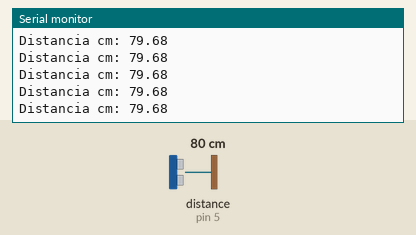
Recording of a sketch running on a simulated Arduino Uno, built with avr-gcc and run on an emulated ATmega328P. On the bench: the last lines printed to the serial monitor. Wiring (inferred from the names in the program): ultrasonic range finder: trigger pin 4; echo pin 5. The test bench sets the inputs (shaded band); at power-on: distance to the obstacle (sensor on pin 5) 80 cm. The echo pulse lasts 58.3 µs per cm.

Above: at 1.2 s.
1.3 s: distance to the obstacle (sensor on pin 5) set to 2 cm
At 2.2 s:
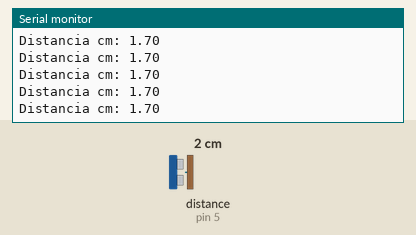
4.3 s: distance to the obstacle (sensor on pin 5) set to 4 cm
At 5.2 s:
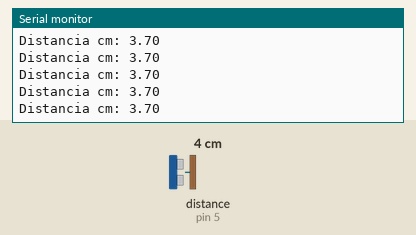
7.3 s: distance to the obstacle (sensor on pin 5) set to 18 cm
At 7.9 s:
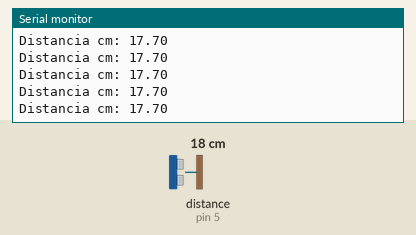
10.3 s: distance to the obstacle (sensor on pin 5) set to 9 cm
At 11.3 s:
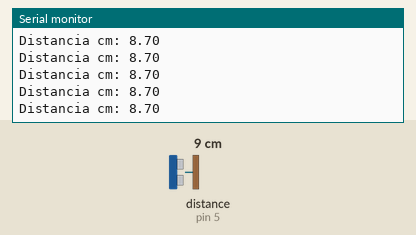
13.3 s: distance to the obstacle (sensor on pin 5) set to 120 cm
At 14.4 s:
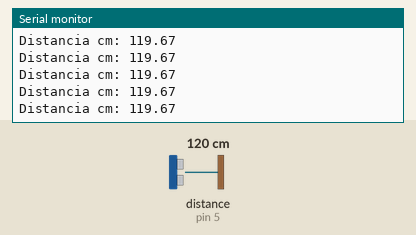
Timing chart, 0 to 16.3 s (numbered marks = the images above; inputs shaded):
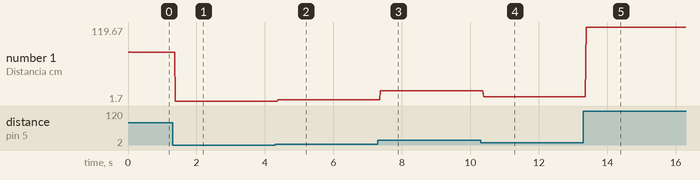

The sketch:

sensor_ultrassonico_de_distancia.ino
```cpp
#define PINO_TRIGGER 4
#define PINO_ECHO 5
#define VELOCIDADE_DO_SOM_CM_POR_S 0.0343

float centimetros, leitura, distancia;

float distanciaEmCm()
{
    // Corta o sinal para limpar a entrada do trigger
    digitalWrite(PINO_TRIGGER, LOW);
    delayMicroseconds(10);
    // Arma o trigger setando-o como HIGH e depois definindo como LOW
    digitalWrite(PINO_TRIGGER, HIGH);
    delayMicroseconds(10);
    digitalWrite(PINO_TRIGGER, LOW);

    leitura = pulseIn(PINO_ECHO, HIGH); // Faz a leitura do pulso
    distancia = (leitura / 2) * VELOCIDADE_DO_SOM_CM_POR_S; // Divide por 2 pois conta ida e volta

    if (distancia >= 331) {
        // 331 cm é o limite de distancia
        return 0;
    }

    return distancia;
}

void setup()
{
    pinMode(PINO_TRIGGER, OUTPUT);
    pinMode(PINO_ECHO, INPUT);

    Serial.begin(9600);
}

void loop()
{
    centimetros = distanciaEmCm();

    Serial.print("Distancia cm: ");
    Serial.print(centimetros);
    Serial.println();
}
```

Measured:
- after the input at 1.3 s, the serial monitor: prints a new line after 0.08 s (image 1)
- after the input at 4.3 s, the serial monitor: prints a new line after 0.08 s (image 2)
- after the input at 7.3 s, the serial monitor: prints a new line after 0.07 s (image 3)
- after the input at 10.3 s, the serial monitor: prints a new line after 0.09 s (image 4)
- after the input at 13.3 s, the serial monitor: prints a new line after 0.08 s (image 5)
- plotted number 1: 79.68 → 1.7 after the input at 1.3 s, 1.7 → 3.7 after the input at 4.3 s, 3.7 → 17.7 after the input at 7.3 s, 17.7 → 8.7 after the input at 10.3 s, 8.7 → 119.67 after the input at 13.3 s
